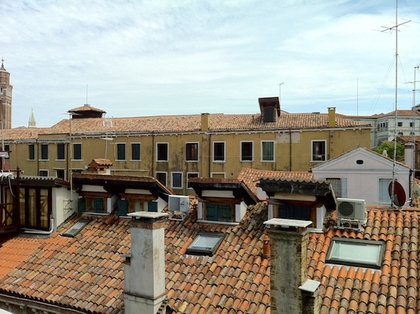
%> input picture Individual Projects/Multiview Analysis - Matlab/Code/roofs2.jpg, 420 x 314 px, shrunk from 640 x 478 before the run
$ octave transformation_automatic.m   (GNU Octave 9; MATLAB toolbox functions it lacks are replaced by stand-ins)
%> lines starting %> are read from the running program, lines starting %| are printed output that depends on the picture
Ia = imread('roofs2.jpg');
%> Ia is the input picture: size 314x420x3 uint8; mean R, G, B 153.6, 149.6, 137.4
Ib = imread('roofs1.jpg');
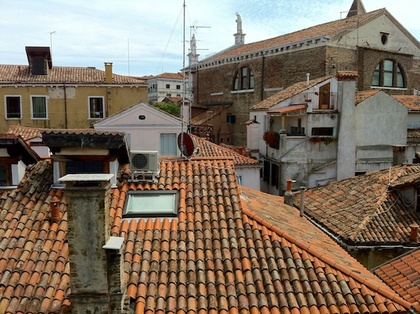
%> input picture Individual Projects/Multiview Analysis - Matlab/Code/roofs1.jpg, 420 x 314 px, shrunk from 640 x 478 before the run
%> Ib is the input picture: size 314x420x3 uint8; mean R, G, B 127.4, 113.1, 97.7

I1 = single(rgb2gray(Ia));
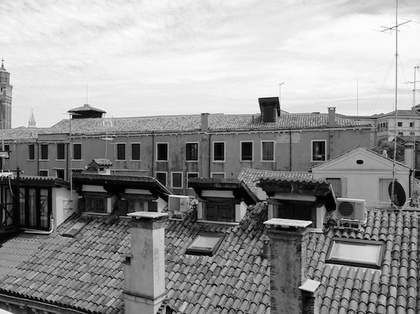
%> I1: size 314x420 single; min 0, max 254, mean 149.4
I2 = single(rgb2gray(Ib));
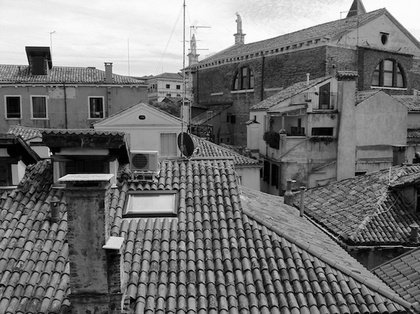
%> I2: size 314x420 single; min 0, max 255, mean 115.6
%> (the run ends here)
